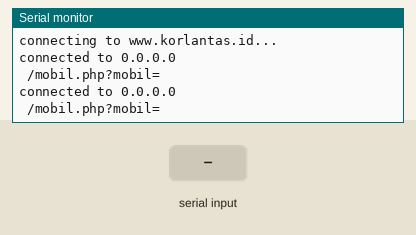
Simulated run of this sketch. Board: Arduino Uno, built with avr-gcc and run on an emulated ATmega328P. Shown: the last lines printed to the serial monitor. Inputs (shaded band) come from the test bench. WiFi joins after 1.5 s; servers stay silent unless stated.

Above: at 2.8 s.
2.9 s: "1" received over the second serial link
At 3.16 s:
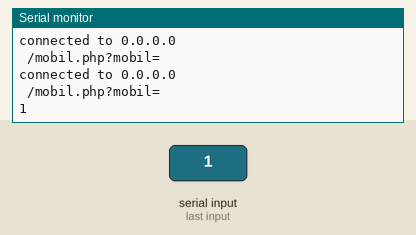
4.5 s: "0" received over the second serial link
At 5.8 s:
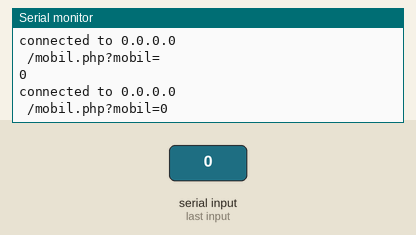
6.0 s: "2" received over the second serial link
At 7.2 s:
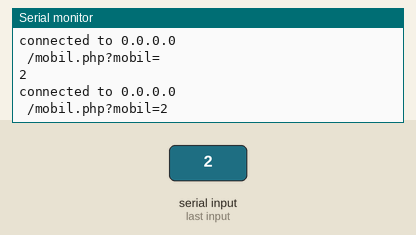

The sketch:

radio_ethernet_mobil.ino
```cpp
#include <SPI.h>
#include <Ethernet.h>
#include <SoftwareSerial.h>

SoftwareSerial HC12(2, 3); // HC-12 TX Pin, HC-12 RX Pin
String getValue(String data, char separator, int index)
{
  int found = 0;
  int strIndex[] = {0, -1};
  int maxIndex = data.length()-1;

  for(int i=0; i<=maxIndex && found<=index; i++){
    if(data.charAt(i)==separator || i==maxIndex){
        found++;
        strIndex[0] = strIndex[1]+1;
        strIndex[1] = (i == maxIndex) ? i+1 : i;
    }
  }

  return found>index ? data.substring(strIndex[0], strIndex[1]) : "";
}

// Enter a MAC address for your controller below.
// Newer Ethernet shields have a MAC address printed on a sticker on the shield
byte mac[] = { 0xDE, 0xAD, 0xBE, 0xEF, 0xFE, 0xEE };

// if you don't want to use DNS (and reduce your sketch size)
// use the numeric IP instead of the name for the server:
//IPAddress server(74,125,232,128);  // numeric IP for Google (no DNS)
char server[] = "www.korlantas.id";    // name address for Google (using DNS)
const char* php = " /mobil.php";
const int port   = 80;

String filterrepeater,nomcones;
String nocones;
String statuss;
String tegangan;
String datacones;
String respon,respon1,respon2,respon3,respon4,respon5,finish,belok,s,sub;
int panjang,panjang1,panjang2,panjang3,panjang4,panjang5;
bool m1,m2,m3,m4,mm1,mm2,mm3,mm4,m5,rc,bkanan,bkiri;
char cc[2];

// Set the static IP address to use if the DHCP fails to assign
IPAddress ip(192, 168, 0, 177);
IPAddress myDns(192, 168, 0, 1);

// Initialize the Ethernet client library
// with the IP address and port of the server
// that you want to connect to (port 80 is default for HTTP):
EthernetClient client;

// Variables to measure the speed
unsigned long beginMicros, endMicros;
unsigned long byteCount = 0;
bool printWebData = true;  // set to false for better speed measurement

void setup() {
  // You can use Ethernet.init(pin) to configure the CS pin
  //Ethernet.init(10);  // Most Arduino shields
  //Ethernet.init(5);   // MKR ETH shield
  //Ethernet.init(0);   // Teensy 2.0
  //Ethernet.init(20);  // Teensy++ 2.0
  //Ethernet.init(15);  // ESP8266 with Adafruit Featherwing Ethernet
  //Ethernet.init(33);  // ESP32 with Adafruit Featherwing Ethernet

  // Open serial communications and wait for port to open:
  Serial.begin(9600);
  HC12.begin(9600);
  while (!Serial) {
    ; // wait for serial port to connect. Needed for native USB port only
  }

  // start the Ethernet connection:
  Serial.println("Initialize Ethernet with DHCP:");
  if (Ethernet.begin(mac) == 0) {
    Serial.println("Failed to configure Ethernet using DHCP");
    // Check for Ethernet hardware present
    if (Ethernet.hardwareStatus() == EthernetNoHardware) {
      Serial.println("Ethernet shield was not found.  Sorry, can't run without hardware. :(");
      while (true) {
        delay(1); // do nothing, no point running without Ethernet hardware
      }
    }
    if (Ethernet.linkStatus() == LinkOFF) {
      Serial.println("Ethernet cable is not connected.");
    }
    // try to congifure using IP address instead of DHCP:
    Ethernet.begin(mac, ip, myDns);
  } else {
    Serial.print("  DHCP assigned IP ");
    Serial.println(Ethernet.localIP());
  }
  // give the Ethernet shield a second to initialize:
  delay(100);
  Serial.print("connecting to ");
  Serial.print(server);
  Serial.println("...");

  // if you get a connection, report back via serial:
//  if (client.connect(server, 80)) {
//    Serial.print("connected to ");
//    Serial.println(client.remoteIP());
//    // Make a HTTP request:
//  String url;
//  url += php;
//
   //motor
//  url += "?motor=";
//  url += motor;
//  url += "&idmotor=";
//  url += idmotor;
//  url += "&lihatkanan=";
//  url += lihatkanan;
//  url += "&lihatkiri=";
//  url += lihatkiri;
//  url += "&prox=";
//  url += prox;
//  url += "&track=";
//  url += track;
//  url += "&tegangan1=";
//  url += tegangan1;
//  url += "&tegangan2=";
//  url += tegangan2;

  //cones
//  url += "?mobil=";
//  url += nocones;
//  url += "&status=";
//  url += statuss;
//  url += "&tegangan=";
//  url += tegangan;

//  client.print("GET"); // /chiller.php?mood=najib_ganteng
//  client.print(url);
//  client.println(" HTTP/1.1");
//  client.println("Host: korlantas.id");
//  client.println("Connection: close");
//  client.println();
//  Serial.println(url);
//  } else {
//    // if you didn't get a connection to the server:
//    Serial.println("connection failed");
//  }
  beginMicros = micros();
}

void loop() {
  // if there are incoming bytes available
  // from the server, read them and print them:
  int len = client.available();
  if (len > 0) {
    byte buffer[80];
    if (len > 80) len = 80;
    client.read(buffer, len);
    if (printWebData) {
      Serial.write(buffer, len); // show in the serial monitor (slows some boards)
    }
    byteCount = byteCount + len;
  }
    while (true) {
        while (HC12.available())
    {
      char cone = HC12.read();
      datacones += cone;
    }
    int indexxx = datacones.indexOf('<');
    int respon = datacones.indexOf('>',indexxx+1);
    String datanya = datacones.substring(indexxx + 1, respon);
//    if (datacones.startsWith("<"))
//    {
      Serial.println(datanya);
//      if (datanya.startsWith("c_1"))
//      {
        if (client.connect(server, 80))
        {
          Serial.print("connected to ");
          Serial.println(client.remoteIP());
          // Make a HTTP request:
          String url;
          url += php;
          url += "?mobil=";
          url += datanya;

          client.print("GET"); // /chiller.php?mood=najib_ganteng
          client.print(url);
          client.println(" HTTP/1.1");
          client.println("Host: korlantas.id");
          client.println("Connection: close");
          client.println();
          Serial.println(url);
        }
    datacones = "";
    datanya = "";
//    }
    delay(500);
//    }
//     if (!client.connected()) {
//    endMicros = micros();
//    Serial.println();
//    Serial.println("disconnecting.");
//    client.stop();
//    Serial.print("Received ");
//    Serial.print(byteCount);
//    Serial.print(" bytes in ");
//    float seconds = (float)(endMicros - beginMicros) / 1000000.0;
//    Serial.print(seconds, 4);
//    float rate = (float)byteCount / seconds / 1000.0;
//    Serial.print(", rate = ");
//    Serial.print(rate);
//    Serial.print(" kbytes/second");
//    Serial.println();
//  }
  }
}
```

Measured:
- after the input at 2.9 s, the serial monitor: prints a new line after 0.11 s (image 1)
- after the input at 4.5 s, the serial monitor: prints a new line after 0.61 s (image 2)
- after the input at 6.0 s, the serial monitor: prints a new line after 0.52 s (image 3)
